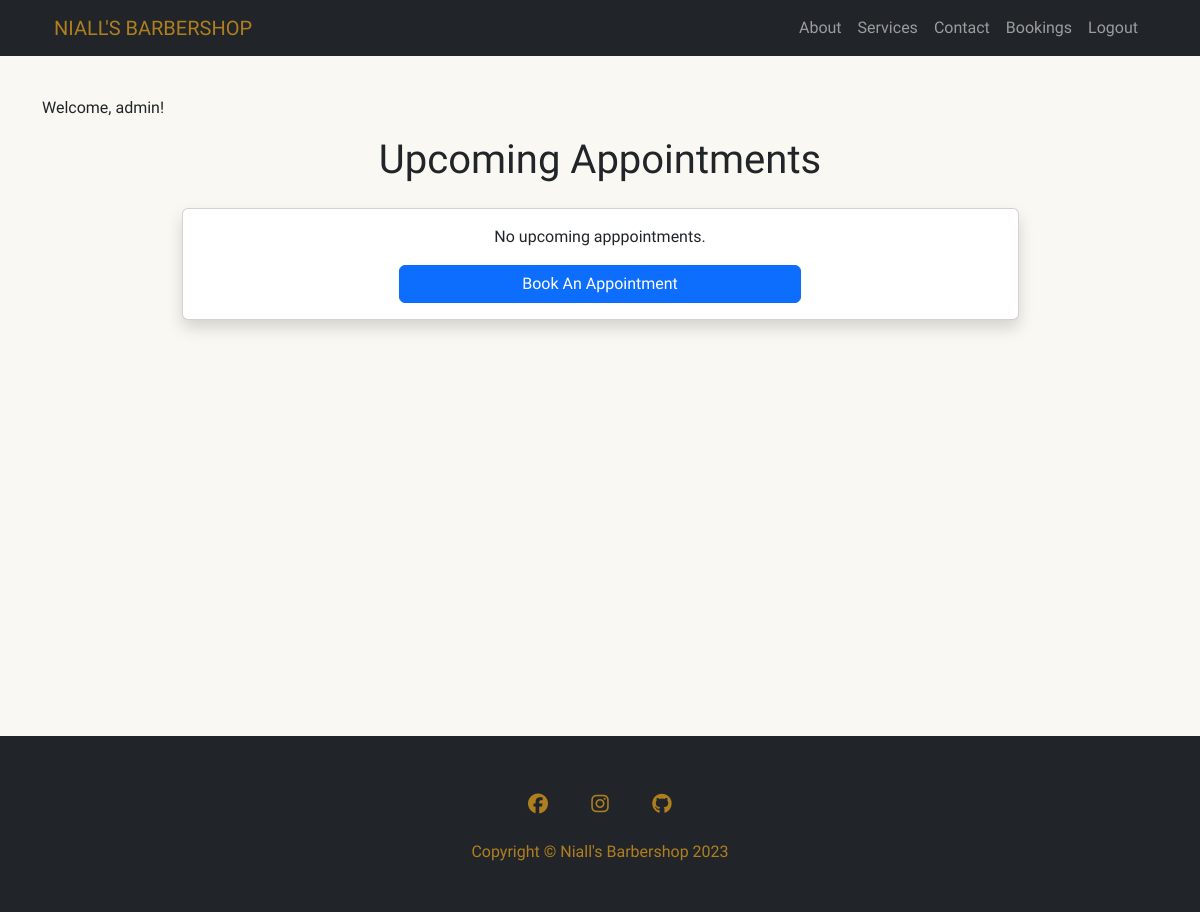
Before: /booking/ (signed in) with the older database file.
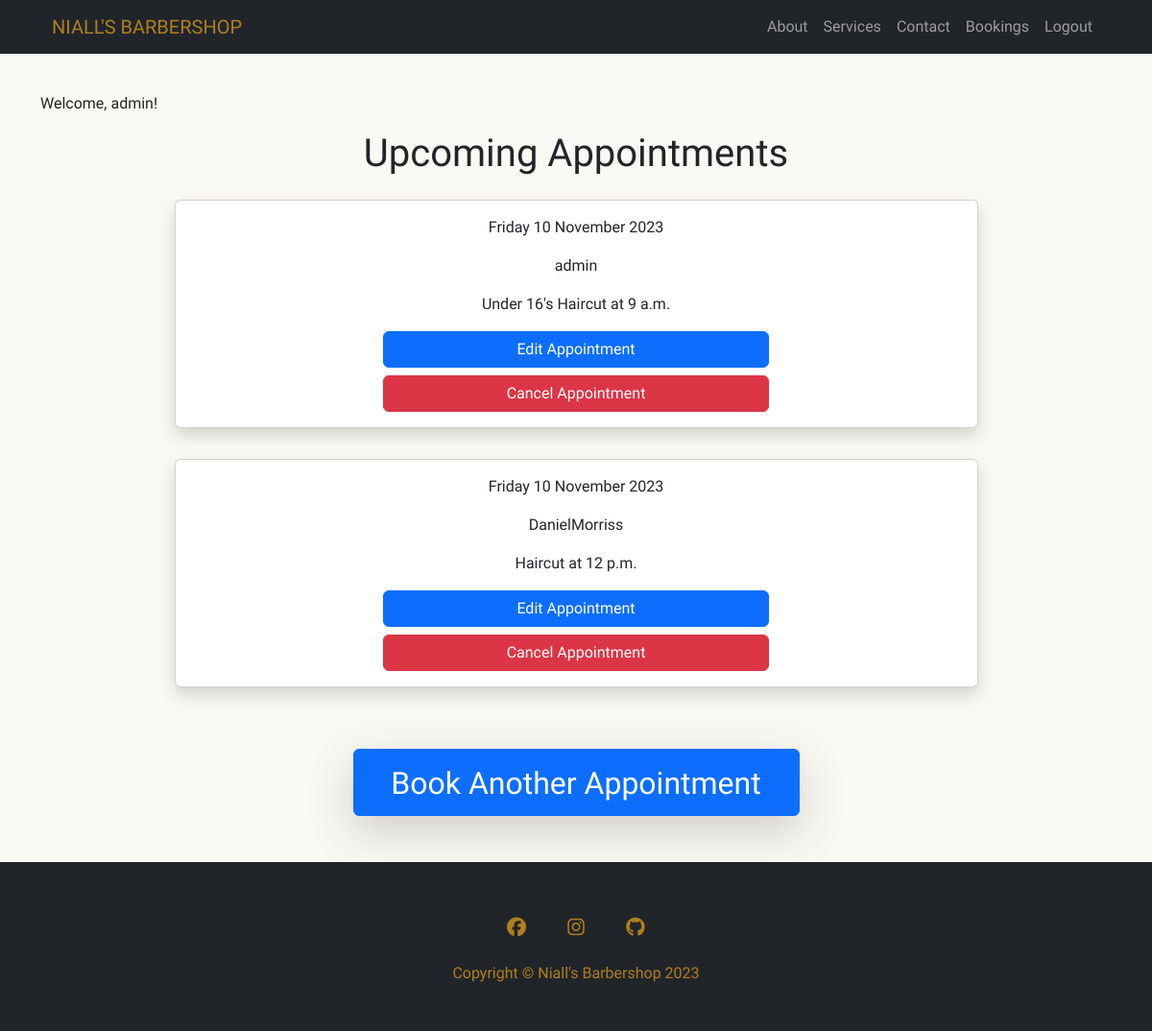
After: the same page with the newer database file.
### booking_system/models.py (models this page shows, shortened)
class Booking(models.Model):
    username = models.ForeignKey(User, on_delete=models.CASCADE,
                                 related_name='username_booking')
    date_of_booking = models.DateField()
    service_name = models.ForeignKey(Services, on_delete=models.CASCADE,
                                     related_name='service_name_booking')
    start_time = models.TimeField(choices=BOOKING_TIME)
    end_time = models.TimeField(editable=False, blank=True, null=True)
    confirmed = models.BooleanField(default=False)
    class Meta:
        ordering = ['date_of_booking', 'start_time']

class Services(models.Model):
    service_name = models.CharField(max_length=250)
    session_length = models.DurationField()
    cost = models.DecimalField(max_digits=8, decimal_places=2)
    def __str__(self):
        return self.service_name

### booking_system/views.py (the view)
# urls.py: path('booking/', views.BookingsList.as_view(),
class BookingsList(LoginRequiredMixin, ListView):
    model = Booking
    template_name = 'booking_system/booking-home.html'
    paginate_by = 25
    def get_queryset(self):
        if self.request.user.is_superuser:
            queryset = Booking.objects.filter(date_of_booking__gte=date.today()).order_by('date_of_booking', 'start_time')
            return queryset
        else:
            return Booking.objects.filter(username=self.request.user)

### booking_system/templates/booking_system/booking-home.html (shortened to what this page needs)
{% extends "base.html" %}
{% block content %}
{% load account %}
<div class="container mt-5">
    <p class="pt-5">Welcome, {% user_display user %}!</p>
    <h1 class="text-center">Upcoming Appointments</h1>
        {% if object_list %}
            {% for booking in object_list %}
            <div class='d-flex justify-content-center '>
                <div class="card shadow p-3 m-3 text-center w-75">
                    <p>{{ booking.date_of_booking|date:"l j F Y" }}</p>
                    <p>{{ booking.username }}</p>
                    <p>{{ booking.service_name }} at {{ booking.start_time|date:"g a" }}</p>
                    <div class="d-grid gap-2 col-6 mx-auto">
                        <button class="btn btn-primary" type="button">Edit Appointment</button>
                        <button class="btn btn-danger" type="button">Cancel Appointment</button>
                    </div>
                </div>
            </div>
            {% endfor %}
            <a href="{% url 'createbooking' %}">
                <div class="d-grid gap-2 col-5 mx-auto">
                    <button class="btn btn-primary pt-3 mt-5 shadow-lg" type="button"><h2>Book Another Appointment</h2></button>
                </div>
            </a>
        {% else %}
        <div class='d-flex justify-content-center '>
            <div class="card shadow p-3 m-3 text-center w-75">
                <p>No upcoming apppointments.</p>
                <a href="{% url 'createbooking' %}">
                    <div class="d-grid gap-2 col-6 mx-auto">
                        <button class="btn btn-primary" type="button">Book An Appointment</button>
                    </div>
                </a>
            </div>
        </div>
        {% endif %}
</div>
{% endblock %}

### templates/base.html (shortened to what this page needs)
{% load static %}
<!DOCTYPE html>
<html lang="en">
<head>
    {% block css %}
    <link href="https://cdn.jsdelivr.net/npm/bootstrap@5.3.2/dist/css/bootstrap.min.css" rel="stylesheet">
    <link rel="stylesheet" href="{% static 'css/style.css' %}">
    {% endblock %}
<body>
    <div class="fill-viewport-height">
        <nav class="navbar navbar-expand-lg navbar-dark bg-dark fixed-top" id="mainNav">
            <div class="container px-4">
                <a class="navbar-brand gold-text hover-white" href="{% url "home" %}">NIALL'S BARBERSHOP</a>
                <div class="collapse navbar-collapse" id="navbarResponsive">
                    <ul class="navbar-nav ms-auto">
                        <li class="nav-item"><a class="nav-link" href="#about">About</a></li>
                        <li class="nav-item"><a class="nav-link" href="#services">Services</a></li>
                        <li class="nav-item"><a class="nav-link" href="#contact">Contact</a></li>
                        {% if user.is_authenticated %}
                        <li class="nav-item"><a class="nav-link" href="{% url "booking_home" %}">Bookings</a></li>
                        <li class="nav-item"><a class="nav-link" href="{% url 'account_logout' %}">Logout</a></li>
                        {% else %}
                        <li class="nav-item"><a class="nav-link" href="{% url 'account_signup' %}">Register</a></li>
                        <li class="nav-item"><a class="nav-link" href="{% url 'account_login' %}">Login</a></li>
                        {% endif %}
                    </ul>
                </div>
            </div>
        </nav>
            {% block content %}
            {% endblock %}
    </div>
    <footer class="py-5 bg-dark mt-5 ">
        <div class="container px-4">
            <div class="row">
                <div class="col-lg-8 col-md-10 mx-auto">
                    <ul class="list-inline text-center">
                        <li class="list-inline-item">
                            <a href="#">
                                <span class="fa-stack fa-lg">
                                    <i class="fa-brands fa-facebook fa-stack-1x gold-text hover-white"></i>
                                </span>
                            </a>
                        </li>
                        <li class="list-inline-item">
                            <a href="#">
                                <span class="fa-stack fa-lg">
                                    <i class="fa-brands fa-instagram fa-stack-1x gold-text hover-white"></i>
                                </span>
                            </a>
                        </li>
                        <li class="list-inline-item">
                            <a href="#">
                                <span class="fa-stack fa-lg">
                                    <i class="fab fa-github fa-stack-1x gold-text hover-white"></i>
                                </span>
                            </a>
                        </li>
                    </ul>
                    <p class="m-0 text-center gold-text">Copyright &copy; Niall's Barbershop 2023</p>
                </div>
            </div>
        </div>
    </footer>
</body>
</html>

### static/css/style.css (style rules this page uses)
:root { --clr-gold: #af7f1f; --clr-light: #faf8f2; --clr-dark: #212529; }
body { font-family: 'Tenor Sans', sans-serif; background-color: var(--clr-light); }
h1, h2, h3, h4, h5 { font-family: 'Sancreek', serif; }
.gold-text { transition: .5s ease-in-out; color: var(--clr-gold) }
.fill-viewport-height { min-height: 80vh; }

Changed rows visible on the page:
added Booking: date_of_booking "Friday 10 November 2023", username "admin", service_name "Under 16's Haircut", start_time "9 a.m."
added Booking: date_of_booking "Friday 10 November 2023", username "DanielMorriss", service_name "Haircut", start_time "12 p.m."
Other visible differences:
text no longer shown: "No upcoming apppointments. Book An Appointment"
text now shown: "Book Another Appointment"
